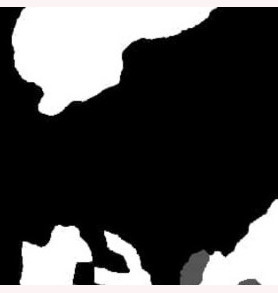
#> input picture preprocess/topology/251_2D2.jpg, 278 x 293 px
$ python MicroChipe.py
#> lines starting #> are read from the running program, lines starting #| are printed output that depends on the picture; after the words box and inside, x2 and y2 are one past the last pixel; in counts of white or black regions, pixels touching at a corner belong together
#!/usr/bin/env python3
# -*- coding: utf-8 -*-
"""
Created on Tue Nov 23 15:07:31 2021
@author: wsantos
This file.py extract the digital points from an image to use as a rock model
fluid dynamics simulation.
In the end we need to have the same porosity
"""
#====packages====
import cv2
import numpy as np
import time
from tqdm import tqdm
import os
import pandas as pd
import seaborn as sea
import matplotlib.pyplot as plt


img = cv2.imread("251_2D2.jpg")
#> img is the input picture: shape (293, 278, 3); mean B, G, R 75.7, 75.6, 76
img=cv2.flip(img,1)
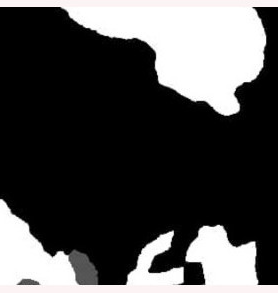
#> img: shape (293, 278, 3); mean B, G, R 75.7, 75.6, 76

#Resize Resolution
#cv2.imwrite("251_2D2.jpg",img)

rsize = 1.026
rsize2 = rsize*1.2
inlet = 12

#Convert to gray scale
img = cv2.cvtColor(img, cv2.COLOR_BGR2GRAY)
#> img: shape (293, 278)

#img = np.hstack((matplus, img))
img = cv2.resize(img,(0,0),fx=rsize2,fy=rsize)
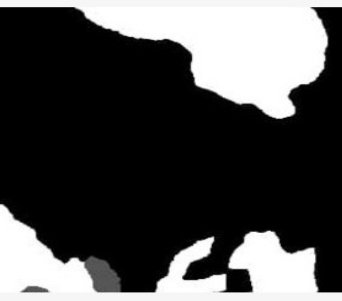
#> img: shape (301, 342); min 0, max 255, mean 76

matplus = np.ones((len(img), inlet))
img = np.concatenate((matplus, img), axis = 1)
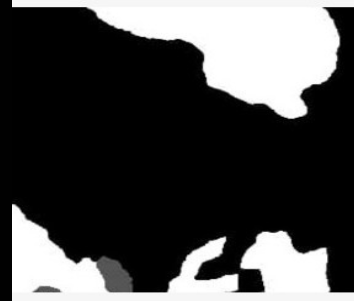
#> img: shape (301, 354) float64; min 0, max 255, mean 73.5

img = np.where(img <29,1, img)
img = np.where(img >=29,0, img)
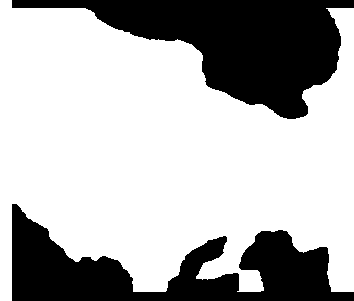
#> img: shape (301, 354) float64; values 0 (black) and 1 (white), 69.3% white; 2 black regions, box (x1, y1, x2, y2) and area: (12, 0, 354, 119) 17973, (12, 204, 354, 301) 14690


coordinate = []
for i in tqdm(range(len(img))):
    for j in range(len(img[1])):
        if img[i,j] ==0:
            coordinate.append([(len(img[1])-j) + inlet, (len(img)-i)])
#> after the loop, coordinate = 32663 items
coordinate = coordinate[::-1]
for i in tqdm(range(len(img[0][10:174]))):
        img[i,j] =0
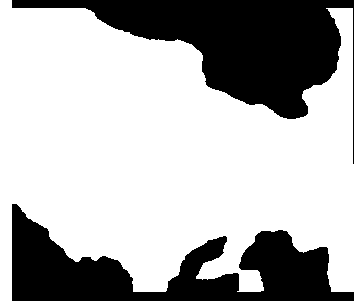
#> img: shape (301, 354) float64; values 0 (black) and 1 (white), 69.2% white; 2 black regions, box (x1, y1, x2, y2) and area: (12, 0, 354, 164) 18129, (12, 204, 354, 301) 14690
coordinate = np.array(coordinate)
#> coordinate = 32663 pairs, first value 13 to 354, second value 1 to 301
coordinate = coordinate[::-1]
file = open("sand.dat", "w")


soma_zeros = np.sum(img==0)
#> soma_zeros = 32819
soma_vac = np.sum(img!=0)
#> soma_vac = 73735
forma = np.shape(img)
#> forma = (301, 354)

porosity = soma_vac/(soma_vac + soma_zeros)
#> porosity = 0.692

np.savetxt(file, coordinate, fmt='%i')

plt.imshow(img, cmap='gray')
plt.title(rf'l_y = {len(img)}, l_x = {len(img[1])}')
print(f'A porosidade é {porosity:.2f}')
#| A porosidade é 0.69

$ run again, with preprocess/topology/251_2Da.jpg copied over preprocess/topology/251_2D2.jpg
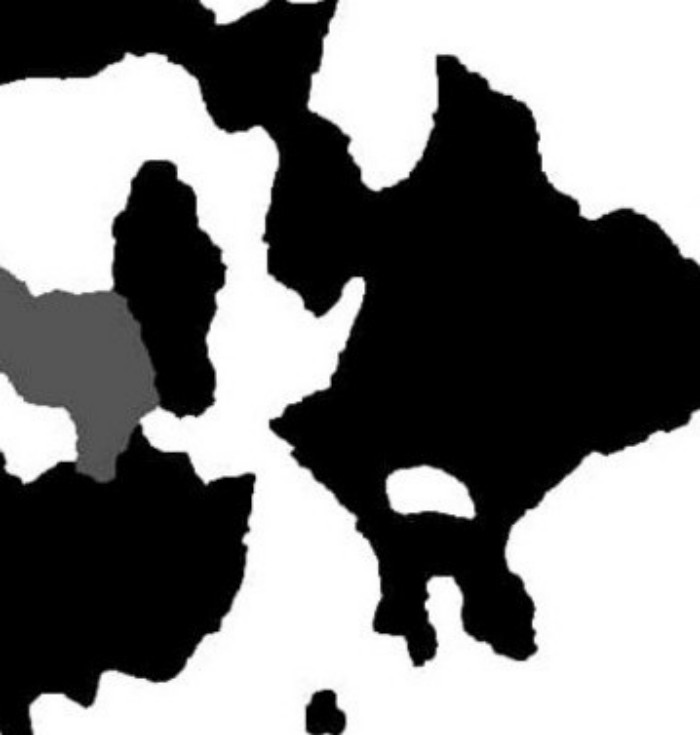
#> input picture preprocess/topology/251_2Da.jpg, 700 x 735 px
#> img is the input picture: shape (735, 700, 3); min 0, max 255, mean 126.1
#> `img = np.concatenate((matplus, img), axis = 1)`:
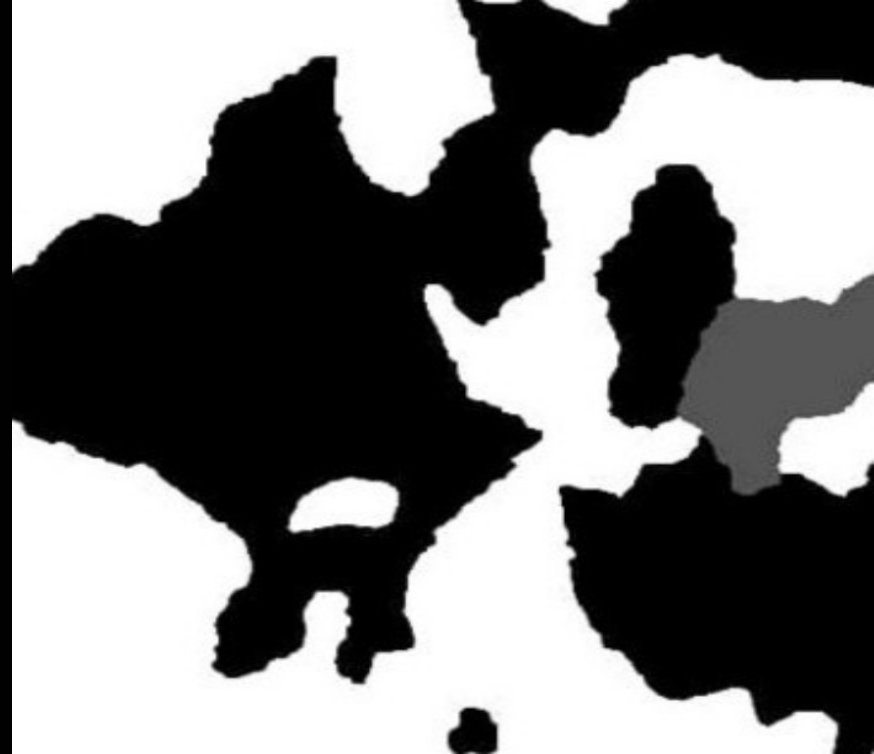
#> img: shape (754, 874) float64; min 0, max 255, mean 124.3
#> `img = np.where(img >=29,0, img)`:
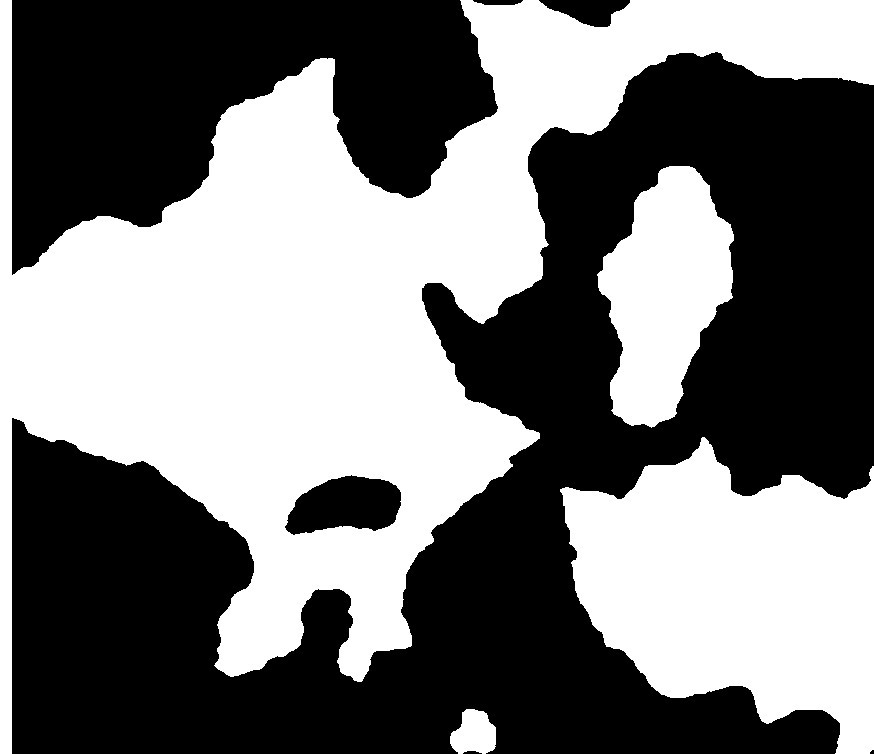
#> img: shape (754, 874) float64; values 0 (black) and 1 (white), 47% white; 4 white regions, box (x1, y1, x2, y2) and area: (0, 0, 874, 754) 221339, (560, 437, 874, 754) 64388, (597, 166, 734, 428) 22726, (450, 709, 496, 754) 1543
#> after the loop `for i in tqdm(range(len(img))):`: coordinate = 349000 items
#> `coordinate = np.array(coordinate)`: coordinate = 349000 pairs, first value 13 to 874, second value 1 to 754
#> soma_zeros = 349085
#> soma_vac = 309911
#> porosity = 0.47
#| A porosidade é 0.47

$ run again, with preprocess/topology/251_2Db.jpg copied over preprocess/topology/251_2D2.jpg
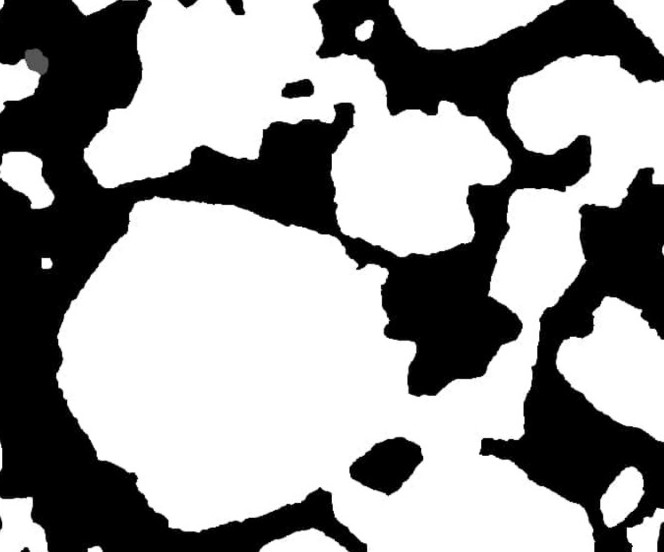
#> input picture preprocess/topology/251_2Db.jpg, 664 x 552 px
#> img is the input picture: shape (552, 664, 3); min 0, max 255, mean 153.1
#> `img = np.concatenate((matplus, img), axis = 1)`:
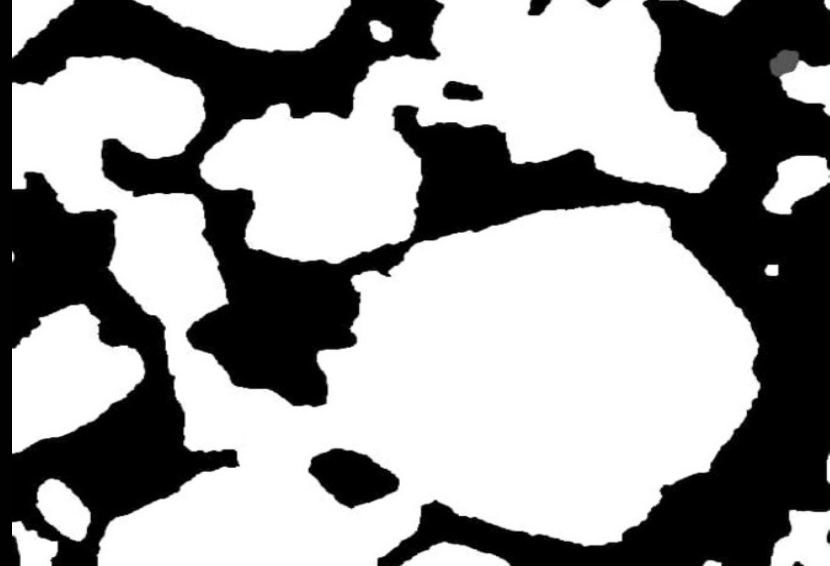
#> img: shape (566, 830) float64; min 0, max 255, mean 150.8
#> `img = np.where(img >=29,0, img)`:
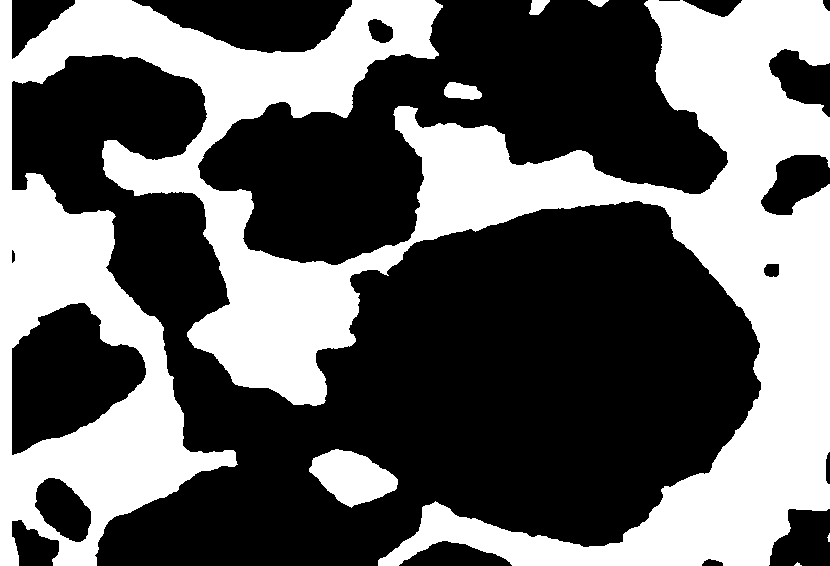
#> img: shape (566, 830) float64; values 0 (black) and 1 (white), 39.4% white; 7 white regions (2 under 20 px), largest, box (x1, y1, x2, y2) and area: (0, 0, 830, 566) 180912, (309, 449, 398, 508) 3239, (444, 82, 482, 100) 497, (529, 0, 550, 15) 212, (588, 0, 609, 7) 89
#> after the loop `for i in tqdm(range(len(img))):`: coordinate = 284796 items
#> `coordinate = np.array(coordinate)`: coordinate = 284796 pairs, first value 13 to 830, second value 1 to 566
#> soma_zeros = 284895
#> soma_vac = 184885
#> porosity = 0.394
#| A porosidade é 0.39
